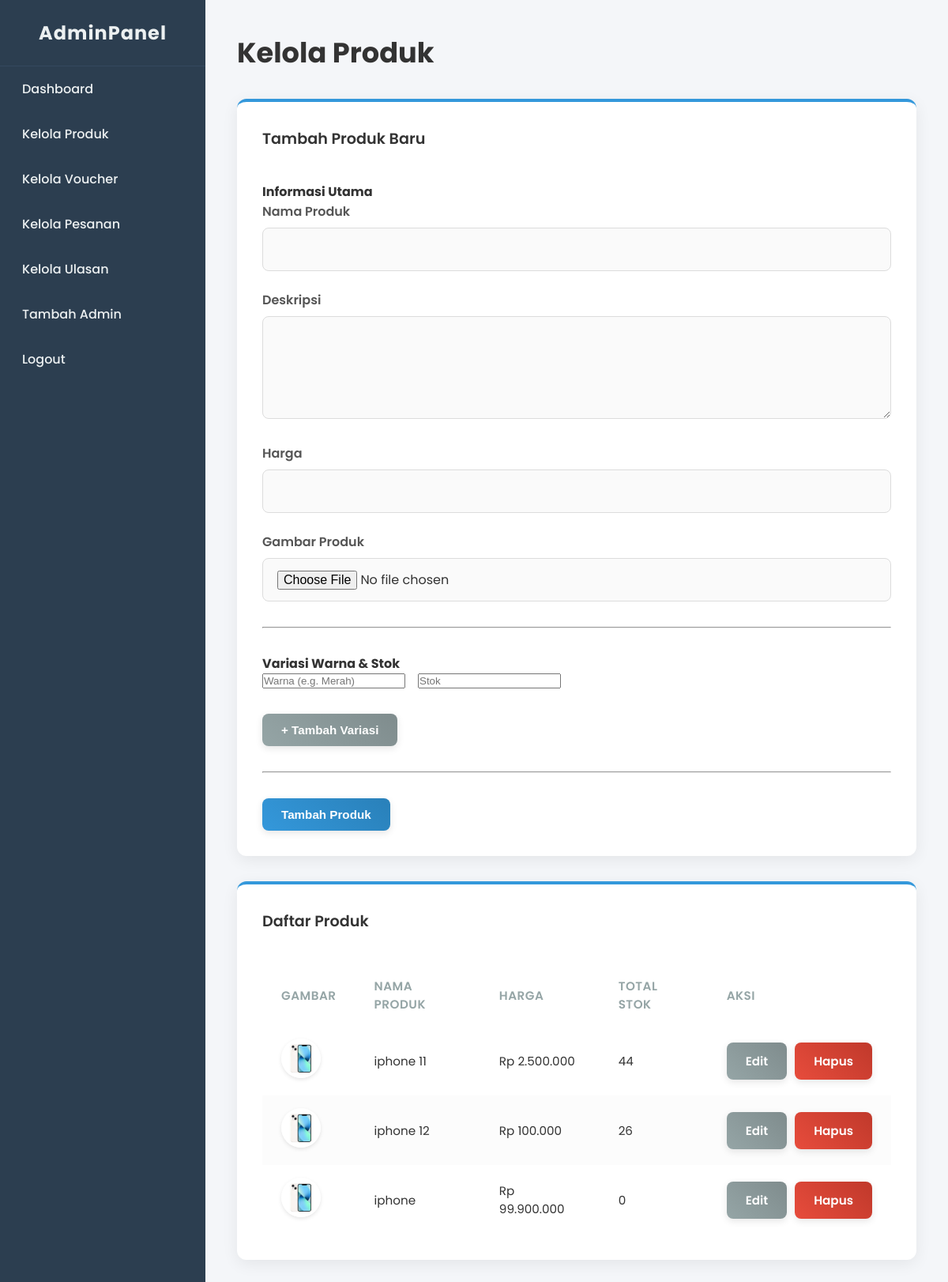
The app's page /produk.php (signed in) with its own data.
### tables this page shows
CREATE TABLE `produk` (
  `id_produk` int(11) NOT NULL,
  `nama_produk` varchar(255) NOT NULL,
  `deskripsi` text DEFAULT NULL,
  `harga` decimal(10,2) NOT NULL,
  `gambar_produk` varchar(255) DEFAULT NULL,
  `status_produk` enum('aktif','diarsip') NOT NULL DEFAULT 'aktif'
);

### fungsi.php (called while the page is built, shortened)
<?php
function format_rupiah($angka) {
    return "Rp " . number_format($angka, 0, ',', '.');
}
?>

### produk.php (the view, shortened to what this page needs)
<?php
require_once '../includes/koneksi.php';
require_once '../includes/fungsi.php';
$produk_edit = null;
$variasi_edit = [];
?>
<!DOCTYPE html>
<html lang="id">
<head>
    <link rel="stylesheet" href="../assets/css/style-admin.css">
</head>
<body>
<div class="admin-wrapper">
    <aside class="sidebar">
        <div class="sidebar-header"><h2 class="logo">AdminPanel</h2></div>
        <nav class="sidebar-nav">
    <ul>
        <li><a href="index.php">Dashboard</a></li>
        <li><a href="produk.php">Kelola Produk</a></li>
        <li><a href="voucher.php">Kelola Voucher</a></li>
        <li><a href="pesanan.php">Kelola Pesanan</a></li>
           <li ><a href="ulasan.php">Kelola Ulasan</a></li>
        <li><a href="tambah_admin.php">Tambah Admin</a></li>
        <li><a href="../logout.php?from=admin">Logout</a></li>
    </ul>
</nav>
    </aside>
    <main class="main-content">
        <header class="content-header"><h1>Kelola Produk</h1></header>
        <div class="content-body">
            <div class="card">
                <h3><?php echo $produk_edit ? 'Edit Produk' : 'Tambah Produk Baru'; ?></h3>
                <form action="produk.php" method="post" enctype="multipart/form-data">
                    <h4>Informasi Utama</h4>
                    <div class="form-grup"><label>Nama Produk</label><input type="text" name="nama_produk" value="<?php echo htmlspecialchars($produk_edit['nama_produk'] ?? ''); ?>" required></div>
                    <div class="form-grup"><label>Deskripsi</label><textarea name="deskripsi" rows="4"><?php echo htmlspecialchars($produk_edit['deskripsi'] ?? ''); ?></textarea></div>
                    <div class="form-grup"><label>Harga</label><input type="number" name="harga" value="<?php echo $produk_edit['harga'] ?? ''; ?>" required></div>
                    <div class="form-grup"><label>Gambar Produk</label><input type="file" name="gambar_produk"></div>
                    <hr style="margin: 2rem 0;">
                    <h4>Variasi Warna & Stok</h4>
                    <div id="variasi-container">
                        <?php if (!empty($variasi_edit)): ?>
                            <?php foreach ($variasi_edit as $variasi): ?>
                                <div class="variasi-item"><input type="text" name="variasi_warna[]" placeholder="Warna (e.g. Merah)" value="<?php echo htmlspecialchars($variasi['warna']); ?>"><input type="number" name="variasi_stok[]" placeholder="Stok" value="<?php echo $variasi['stok']; ?>"></div>
                            <?php endforeach; ?>
                        <?php else: ?>
                            <div class="variasi-item"><input type="text" name="variasi_warna[]" placeholder="Warna (e.g. Merah)"><input type="number" name="variasi_stok[]" placeholder="Stok"></div>
                        <?php endif; ?>
                    </div>
                    <button type="button" id="tambah-variasi" class="btn btn-secondary" style="margin-top:1rem;">+ Tambah Variasi</button>
                    <hr style="margin: 2rem 0;">
                    <div class="btn-container">
                        <button type="submit" class="btn btn-primary"><?php echo $produk_edit ? 'Update Produk' : 'Tambah Produk'; ?></button>
                    </div>
                </form>
            </div>
            <div class="card">
                <h3>Daftar Produk</h3>
                <table class="content-table">
                    <thead>
                        <tr>
                            <th>Gambar</th>
                            <th>Nama Produk</th>
                            <th>Harga</th>
                            <th>Total Stok</th>
                            <th>Aksi</th>
                        </tr>
                    </thead>
                    <tbody>
                        <?php
                        $query_produk_list = "SELECT p.*, SUM(pv.stok) AS total_stok
                                              FROM produk p
                                              LEFT JOIN produk_variasi pv ON p.id_produk = pv.id_produk
                                              GROUP BY p.id_produk
                                              ORDER BY p.id_produk DESC";
                        $result_produk_list = mysqli_query($koneksi, $query_produk_list);
                        while ($produk = mysqli_fetch_assoc($result_produk_list)):
                        ?>
                        <tr>
                            <td><img src="<?php echo BASE_URL; ?>/assets/images/<?php echo htmlspecialchars($produk['gambar_produk']); ?>" class="product-image"></td>
                            <td><?php echo htmlspecialchars($produk['nama_produk']); ?></td>
                            <td><?php echo format_rupiah($produk['harga']); ?></td>
                            <td><?php echo $produk['total_stok'] ?? '0'; ?></td>
                            <td>
                                <div class="btn-container">
                                    <a href="produk.php?action=edit&id=<?php echo $produk['id_produk']; ?>" class="btn btn-secondary">Edit</a>
                                    <a href="produk.php?action=delete&id=<?php echo $produk['id_produk']; ?>" class="btn btn-danger" onclick="return confirm('Yakin ingin menghapus produk ini beserta semua variasinya?')">Hapus</a>
                                </div>
                            </td>
                        </tr>
                        <?php endwhile; ?>
                    </tbody>
                </table>
            </div>
        </div>
    </main>
</div>
</body>
</html>

### style-admin.css (style rules this page uses)
:root { --bg-dark: #2c3e50; --bg-dark-secondary: #34495e; --text-light: #ecf0f1; --accent-color: #3498db; --accent-color-darker: #2980b9; --bg-light: #f4f6f9; --card-bg: #ffffff; --text-dark: #333; --border-color: #e_a_e_c_f_1; --shadow: 0 5px 20px rgba(0, 0, 0, 0.07); --success-color: #2ecc71; --warning-color: #f39c12; --pending-color: #95a5a6; --danger-color: #e74c3c; }
* { margin: 0; padding: 0; box-sizing: border-box; }
body { font-family: 'Poppins', sans-serif; background-color: var(--bg-light); color: var(--text-dark); font-size: 16px; }
a { text-decoration: none; color: inherit; }
ul { list-style: none; }
.admin-wrapper { display: flex; min-height: 100vh; }
.sidebar { width: 260px; background-color: var(--bg-dark); color: var(--text-light); position: fixed; height: 100%; }
.sidebar-header { padding: 1.5rem; text-align: center; border-bottom: 1px solid var(--bg-dark-secondary); }
.sidebar-header .logo { font-size: 1.5rem; font-weight: 700; letter-spacing: 1px; }
.sidebar-nav ul li a { display: flex; align-items: center; padding: 1rem 1.5rem; transition: all 0.2s ease-in-out; font-weight: 500; border-left: 4px solid transparent; }
.main-content { margin-left: 260px; flex-grow: 1; padding: 2.5rem; }
.content-header { margin-bottom: 2rem; }
.content-header h1 { font-size: 2.2rem; font-weight: 700; }
.card { background-color: var(--card-bg); border-radius: 12px; padding: 2rem; margin-bottom: 2rem; box-shadow: var(--shadow); border-top: 4px solid var(--accent-color); }
.card h3 { margin-bottom: 1.5rem; font-weight: 600; font-size: 1.2rem; border-bottom: 1px solid var(--border-color); padding-bottom: 1rem; }
.content-table { width: 100%; border-collapse: collapse; font-size: 0.95rem; }
.content-table thead th { background-color: transparent; color: #95a5a6; font-weight: 600; text-align: left; padding: 1rem 1.5rem; text-transform: uppercase; letter-spacing: 0.5px; border-bottom: 2px solid var(--border-color); }
.content-table tbody td { padding: 1rem 1.5rem; border-bottom: 1px solid var(--border-color); vertical-align: middle; }
.content-table tbody tr:nth-child(even) { background-color: #fcfcfc; }
.content-table img.product-image { width: 50px; height: 50px; object-fit: cover; border-radius: 50%; box-shadow: 0 2px 5px rgba(0,0,0,0.1); }
.form-grup { margin-bottom: 1.5rem; }
.form-grup label { display: block; margin-bottom: 8px; font-weight: 600; color: #555; }
.form-grup input, .form-grup textarea, .form-grup select { width: 100%; padding: 14px 18px; border: 1px solid #dcdcdc; border-radius: 8px; box-sizing: border-box; font-size: 1rem; font-family: 'Poppins', sans-serif; transition: all 0.2s ease-in-out; background-color: #fafafa; }
.btn-container { display: flex; gap: 10px; }
.btn { padding: 12px 24px; border: none; border-radius: 8px; cursor: pointer; font-weight: 600; font-size: 0.95rem; transition: all 0.2s ease; display: inline-block; text-align: center; box-shadow: 0 3px 10px rgba(0,0,0,0.1); }
.btn-primary { background: linear-gradient(45deg, var(--accent-color), var(--accent-color-darker)); color: white; }
.btn-secondary { background: linear-gradient(45deg, #95a5a6, #7f8c8d); color: white; }
.btn-danger { background: linear-gradient(45deg, #e74c3c, #c0392b); color: white; }

### produk.php (style rules this page uses)
.variasi-item { display: flex; gap: 1rem; margin-bottom: 1rem; }

### records on screen
produk: gambar_produk (picture), nama_produk "iphone 11", harga "Rp 2.500.000", total_stok "44"
produk: gambar_produk (picture), nama_produk "iphone 12", harga "Rp 100.000", total_stok "26"
produk: gambar_produk (picture), nama_produk "iphone", harga "Rp 99.900.000", total_stok "0"
